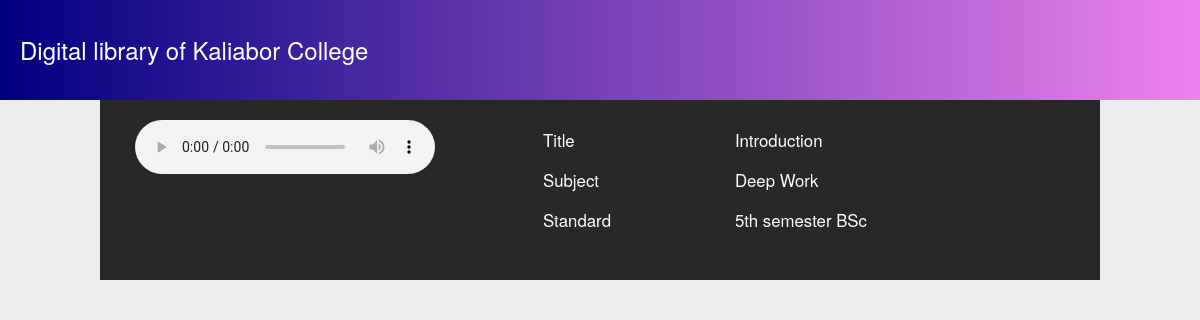
Screenshot of /resources/audios.php?s=Javed with the database file from the repository.
### tables this page shows
CREATE TABLE IF NOT EXISTS `media` (
  `id` int(10) NOT NULL AUTO_INCREMENT,
  `saved_as` varchar(40) NOT NULL,
  `type` varchar(1) NOT NULL,
  `title` varchar(50) NOT NULL,
  `subject` varchar(30) NOT NULL,
  `speaker` varchar(30) NOT NULL,
  `course` varchar(30) NOT NULL,
  `semester` varchar(10) NOT NULL,
  PRIMARY KEY (`id`)
);

### resources/audios.php (the view, shortened to what this page needs)
<link rel="stylesheet" href="../styles/audios.css">
</head>
<body>
  <div class="header">
    <h3>Digital library of Kaliabor College</h3>
  </div>
<?php
require_once '../require/config.php';
if(isset($_GET['s'])){
  $speaker_name=$_GET['s'];
  $audios = "select saved_as, title, subject, course, semester from media WHERE speaker='$speaker_name' and type='1' ";
  $result=$connect->query($audios);
  while($data = mysqli_fetch_row($result)){
    $saved_as = $data[0];
    $title = $data[1];
    $subject = $data[2];
    $course = $data[3];
    $semester = $data[4];
    ?>
    <div class="containerdiv">
      <div class="col-md-offset-1 col-md-10 media">
        <div class="col-sm-5 col-xs-12">
          <audio width="100%" controls>
          <source src="../media/audio/<?php echo $saved_as; ?>" type="audio/mp3">
        </audio>
        </div>
        <div class="col-sm-7 col-xs-12 details">
          <table class="table table-borderless" width="100%">
          <tr><td>Title </td><td><?php echo $title; ?></td></tr>
          <tr><td>Subject </td><td><?php echo $subject; ?></td></tr>
          <tr><td>Standard </td><td><?php echo $semester.' semester '.$course; ?></td></tr>
        </table>
        </div>
      </div>
    </div>
<?php
}
}
?>
</body>
</html>

### styles/main.css (style rules this page uses)
body { position: relative; }
.table { background: white; }

### styles/audios.css (style rules this page uses)
body { background: rgb(236, 236, 236); }
.header { display: flex; justify-content: flex-start; align-items: center; background-image: linear-gradient(to right, navy , violet); color:white; height: 100px; }
.header h3 { margin: 0; padding-left: 20px; }
.containerdiv { display:grid; margin-top:0; }
.media { padding: 20px; background: #282828; color: white; }
.details { background: #282828; color: white; }
.table { font-size: 1.2em; background: transparent; border: none; }
.table-borderless tr td { border: none !important; }

### rows the page displays
media: title "Introduction", subject "Deep Work", semester "5th", course "BSc"
